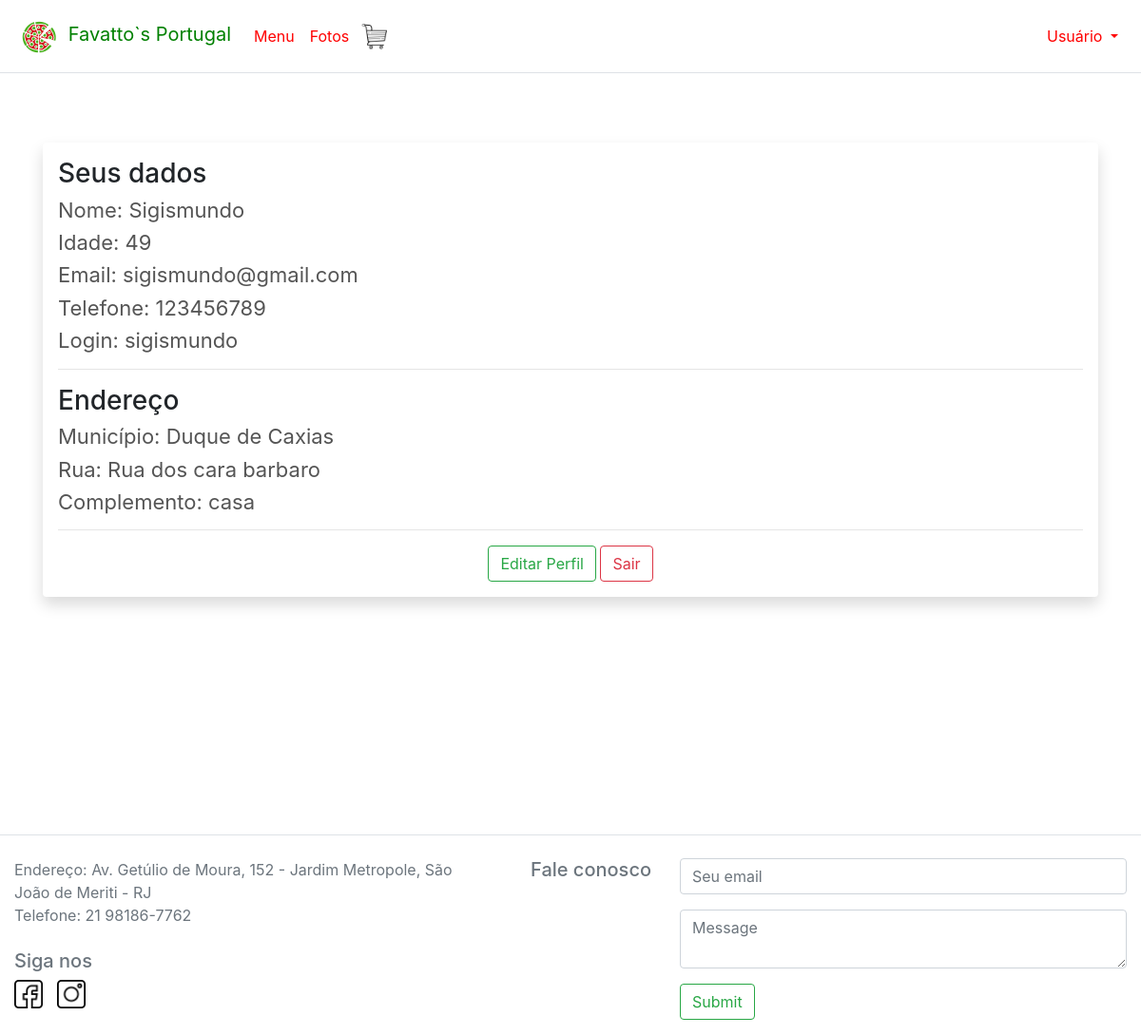
Page /PagUsuario/PerfilView.php (signed in) on the committed database.
### tables this page shows
create table usuario (

    id int AUTO_INCREMENT,
    nome varchar (80),
    data_nasc date,
    email varchar (125),
    telefone varchar (11),
    cpf varchar (11),
    logi varchar (10),
    senha varchar (100),
    Rua varchar (120),
    Municipio varchar (30),
    Complemento varchar (50),
    adm boolean,
    primary key (id)
);

### PagUsuario/UsuarioModel.php (called while the page is built, shortened)
<?php
function PegarDados($login){
    $con = CriarConexao();
    $consulta = $con->prepare("SELECT * FROM usuario WHERE email = :login or logi = :login");
    $consulta->bindValue(':login', $login);
    $consulta->execute();
    $dados = $consulta->fetch();
    return $dados;
}
function CalcularIdade($data) {
    $dia = date('d');
    $mes = date('m');
    $ano = date('Y');
    $nascimento = explode('-', $data);
    $dianasc = ($nascimento[2]);
    $mesnasc = ($nascimento[1]);
    $anonasc = ($nascimento[0]);
    $idade = $ano - $anonasc;
    if ($mes < $mesnasc)
    {
        $idade--;
        return $idade;
    }
    elseif ($mes == $mesnasc && $dia <= $dianasc)
    {
        $idade--;
        return $idade;
    }
    else
    {
        return $idade;
    }
}
?>

### PagUsuario/PerfilCtrl.php (called while the page is built)
<?php
require_once("UsuarioModel.php");
function PegardadosCtrl($login) {
    return $dados = Pegardados($login);
}
function CalcularIdadeCtrl($dados) {
    return $idade = CalcularIdade($dados['data_nasc']);
}
?>

### PagUsuario/PerfilView.php (the view, shortened to what this page needs)
<?php
  if(!isset($_SESSION["logi"])){
    header("location: ../Login/LoginView.php");
    exit();
  }
  else{
    $login = $_SESSION["logi"];
  }
?>
<!DOCTYPE html>
<html>
<head>
    <link rel="stylesheet" href="../Estilo/Perfil.css">
    <link rel ="stylesheet" href ="../Estilo/bootstrap-4.1.3-dist/css/bootstrap.min.css">
</head>
<body>
  <header>
  <nav class="navbar navbar-expand-sm bg navbar fixed-top border-bottom">
      <a class="navbar-brand" href="../Inicial/index.php">
              <img src="../Imagens/favatto.png" alt="Logo" style="width: 50px">
              Favatto`s Portugal
      </a>
      <div class="collapse navbar-collapse" id="collapsibleNavbar">
      <ul class="navbar-nav">
        <li class="nav-item dropdown">
          <a class="nav-link" href="../Inicial/index.php">Menu</a>
        </li>
        <li class="nav-item">
              <a class="nav-link" href="../Fotos/pagfotosView.php">Fotos</a>
        </li>
        <li class="nav-item">
          <img src="../Imagens/carrinho.png" style="width:40px" class="carrinho" data-toggle="popover" data-popover-content="#a1" data-placement="top">
        </li>
      </ul>
    </div>
      <div class ="collapse navbar-collapse" id="collapsibleNavbar">
      <ul class ="navbar-nav ml-auto">
      <li class="nav-item dropdown">
        <a class="nav-link dropdown-toggle ml-auto" href="#" id="navbardrop" data-toggle="dropdown">
          Usuário
        </a>
        <?php
            require_once("PerfilCtrl.php");
            $dados = PegardadosCtrl($login);
            $idade = CalcularIdadeCtrl($dados);
        ?>
      </li>
      </ul>
      </div>
  </nav>
  </header>
  <main role="main">
  <div class="container" style="margin-top: 150px">
  <div class="shadow p-3 mb-5 bg-white rounded">
    <h1>Seus dados</h1>
    <h2>Nome: <?php echo $dados['nome']; ?></h2>
    <h2>Idade: <?php echo $idade; ?></h2>
    <h2>Email: <?php echo $dados['email']; ?></h2>
    <h2>Telefone: <?php echo $dados['telefone']; ?></h2>
    <h2>Login: <?php echo $dados['logi']; ?></h2>
    <hr>
    <h1>Endereço</h1>
    <h2>Município: <?php echo $dados['Municipio']; ?></h2>
    <h2>Rua: <?php echo $dados['Rua']; ?></h2>
    <h2>Complemento: <?php echo $dados['Complemento']; ?></h2>
  <hr>
  <center>
    <a class="btn btn-outline-success" href="EditarView.php">Editar Perfil</a>
    <a class="btn btn-outline-danger" href="../Login/Sair.php">Sair</a>
  </center>
  </div>
  </div>
  </main>
  <footer class="page-footer pt-4 border-top">
      <div class="container-fluid">
        <div class="row">
          <div class="col-md-5">
            Endereço: Av. Getúlio de Moura, 152 - Jardim Metropole, São João de Meriti - RJ<br> Telefone: 21 98186-7762<br><br>
          <div class="row">
            <div class="col">
            <h5> Siga nos</h5>
            <a href="https://www.facebook.com/favattosportugal">
                <img  src="../Imagens/facebook.png" style="width:30px">
            </a>
            <a href="https://www.instagram.com/favattosportugal">
                <img  src="../Imagens/instagram.png" style="width:30px; margin-left: 10px;">
            </a>
            </div>
          </div>
          </div>
          <div class="col-md-2">
                <h5 class="text-md-right">Fale conosco</h5>
            </div>
            <div class="col-md-5">
                <form>
                    <fieldset class="form-group">
                        <input type="email" class="form-control" name="email" id="email" placeholder="Seu email" pattern="[a-z0-9._%+-]+@[a-z0-9.-]+\.[a-z]{2,4}$" required>
                    </fieldset>
                    <fieldset class="form-group">
                        <textarea class="form-control" name="mensagem" id="mensagem" placeholder="Message" required></textarea>
                    </fieldset>
                    <fieldset class="form-group text-xs-right">
                        <input type ="submit" class="btn btn-outline-success">
                    </fieldset>
                </form>
            </div>
        </div>
      </div>
  </footer>
</body>
</html>

### Estilo/Perfil.css (style rules this page uses)
.container h2 { font-size: 22px; font-weight: normal; color: #555; }
.container h1 { font-size: 28px; }

### PagUsuario/PerfilView.php (style rules this page uses)
nav { background-color: white; }
.nav-link { color: red; }
.navbar-brand { color:green; }
footer { position:relative; bottom:0; width:100%; background-color: white; color: #6c757d; margin-top:250px; }

### rows in the picture
usuario: nome "Sigismundo", data_nasc "49", email "sigismundo@gmail.com", telefone "123456789", logi "sigismundo", Municipio "Duque de Caxias", Rua "Rua dos cara barbaro", Complemento "casa"
